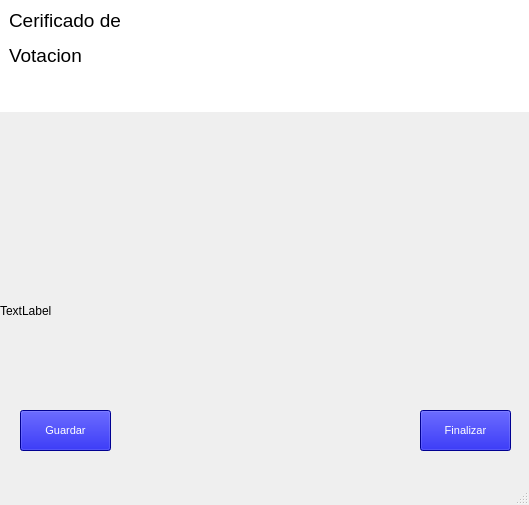
<?xml version="1.0" encoding="UTF-8"?>
<ui version="4.0">
 <class>Certifiicado</class>
 <widget class="QMainWindow" name="Certifiicado">
  <property name="geometry">
   <rect>
    <x>0</x>
    <y>0</y>
    <width>529</width>
    <height>505</height>
   </rect>
  </property>
  <property name="minimumSize">
   <size>
    <width>529</width>
    <height>505</height>
   </size>
  </property>
  <property name="maximumSize">
   <size>
    <width>529</width>
    <height>505</height>
   </size>
  </property>
  <property name="windowTitle">
   <string>Certificado</string>
  </property>
  <property name="styleSheet">
   <string notr="true"/>
  </property>
  <widget class="QWidget" name="centralwidget">
   <widget class="QWidget" name="widget_10" native="true">
    <property name="geometry">
     <rect>
      <x>0</x>
      <y>0</y>
      <width>531</width>
      <height>112</height>
     </rect>
    </property>
    <property name="styleSheet">
     <string notr="true">background-color: rgb(255, 255, 255);</string>
    </property>
    <layout class="QFormLayout" name="formLayout_2">
     <item row="0" column="0">
      <widget class="QWidget" name="widget_2" native="true">
       <property name="styleSheet">
        <string notr="true">background-color: rgb(255, 255, 255);</string>
       </property>
       <layout class="QGridLayout" name="gridLayout_3">
        <item row="0" column="0">
         <widget class="QLabel" name="label">
          <property name="styleSheet">
           <string notr="true">color: rgb(0, 0, 0);</string>
          </property>
          <property name="text">
           <string>&lt;html&gt;&lt;head/&gt;&lt;body&gt;&lt;p&gt;&lt;span style=&quot; font-size:14pt;&quot;&gt;Cerificado de&lt;/span&gt;&lt;/p&gt;&lt;p&gt;&lt;span style=&quot; font-size:14pt;&quot;&gt;Votacion&lt;/span&gt;&lt;/p&gt;&lt;/body&gt;&lt;/html&gt;</string>
          </property>
         </widget>
        </item>
       </layout>
      </widget>
     </item>
     <item row="0" column="1">
      <widget class="QWidget" name="widget_7" native="true">
       <property name="styleSheet">
        <string notr="true">background-color: rgb(255, 255, 255);</string>
       </property>
       <layout class="QHBoxLayout" name="horizontalLayout">
        <item>
         <widget class="QWidget" name="widget_6" native="true">
          <layout class="QGridLayout" name="gridLayout_2">
           <item row="0" column="0">
            <widget class="QWidget" name="widget_4" native="true">
             <property name="styleSheet">
              <string notr="true">image: url(:/Recursos/descarga (1).jpg);</string>
             </property>
            </widget>
           </item>
          </layout>
         </widget>
        </item>
        <item>
         <widget class="QWidget" name="widget_5" native="true">
          <layout class="QGridLayout" name="gridLayout">
           <item row="0" column="1">
            <widget class="QWidget" name="widget_3" native="true">
             <property name="styleSheet">
              <string notr="true">image: url(:/Recursos/LOGO_CNE.png);</string>
             </property>
            </widget>
           </item>
          </layout>
         </widget>
        </item>
       </layout>
      </widget>
     </item>
    </layout>
   </widget>
   <widget class="QWidget" name="widget" native="true">
    <property name="geometry">
     <rect>
      <x>0</x>
      <y>110</y>
      <width>531</width>
      <height>361</height>
     </rect>
    </property>
    <widget class="QLabel" name="imagen">
     <property name="geometry">
      <rect>
       <x>0</x>
       <y>10</y>
       <width>531</width>
       <height>381</height>
      </rect>
     </property>
     <property name="text">
      <string>TextLabel</string>
     </property>
    </widget>
    <widget class="QPushButton" name="cmdFinalizar">
     <property name="geometry">
      <rect>
       <x>420</x>
       <y>300</y>
       <width>91</width>
       <height>41</height>
      </rect>
     </property>
     <property name="minimumSize">
      <size>
       <width>60</width>
       <height>30</height>
      </size>
     </property>
     <property name="font">
      <font>
       <family>MS Shell Dlg 2</family>
       <pointsize>8</pointsize>
       <weight>9</weight>
       <italic>false</italic>
       <bold>false</bold>
      </font>
     </property>
     <property name="styleSheet">
      <string notr="true">font: 75 8pt &quot;MS Shell Dlg 2&quot;;
color: rgb(255, 255, 255);
background-color: rgb(0, 0, 203);</string>
     </property>
     <property name="text">
      <string>Finalizar</string>
     </property>
    </widget>
    <widget class="QLabel" name="imagen2">
     <property name="geometry">
      <rect>
       <x>110</x>
       <y>10</y>
       <width>161</width>
       <height>141</height>
      </rect>
     </property>
     <property name="text">
      <string/>
     </property>
    </widget>
    <widget class="QPushButton" name="cmdGuardar">
     <property name="geometry">
      <rect>
       <x>20</x>
       <y>300</y>
       <width>91</width>
       <height>41</height>
      </rect>
     </property>
     <property name="minimumSize">
      <size>
       <width>60</width>
       <height>30</height>
      </size>
     </property>
     <property name="font">
      <font>
       <family>MS Shell Dlg 2</family>
       <pointsize>8</pointsize>
       <weight>9</weight>
       <italic>false</italic>
       <bold>false</bold>
      </font>
     </property>
     <property name="styleSheet">
      <string notr="true">font: 75 8pt &quot;MS Shell Dlg 2&quot;;
color: rgb(255, 255, 255);
background-color: rgb(0, 0, 203);</string>
     </property>
     <property name="text">
      <string>Guardar</string>
     </property>
    </widget>
   </widget>
  </widget>
  <widget class="QMenuBar" name="menubar">
   <property name="geometry">
    <rect>
     <x>0</x>
     <y>0</y>
     <width>529</width>
     <height>20</height>
    </rect>
   </property>
  </widget>
  <widget class="QStatusBar" name="statusbar"/>
 </widget>
 <resources/>
 <connections/>
</ui>
